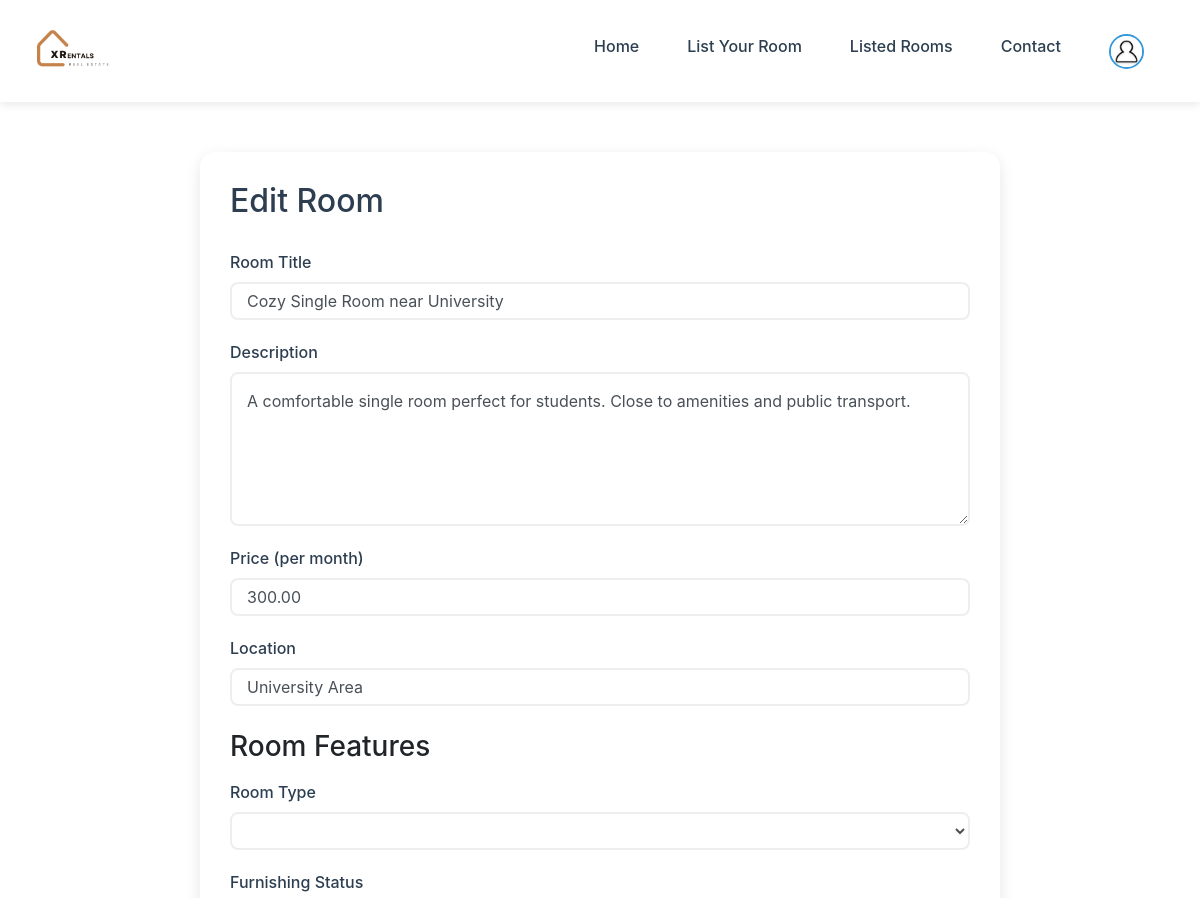
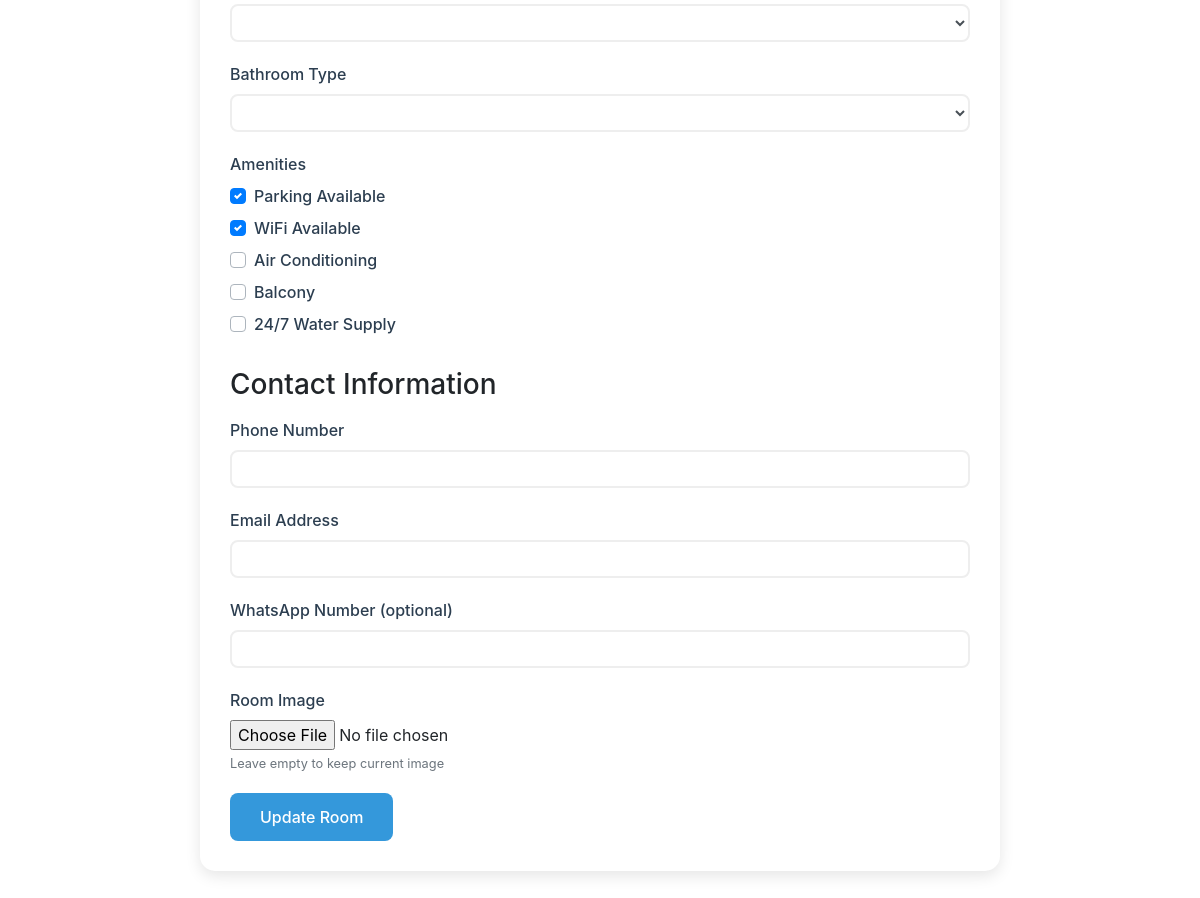
The page /edit_room.php?id=1 (signed in) on the database its author committed (2 pictures, top to bottom).
### tables this page shows
CREATE TABLE rooms (
    id INT PRIMARY KEY AUTO_INCREMENT,
    user_id INT NOT NULL,
    title VARCHAR(255) NOT NULL,
    description TEXT NOT NULL,
    price DECIMAL(10,2) NOT NULL,
    location VARCHAR(255) NOT NULL,
    room_type ENUM('Single Room', 'Double Room', 'Triple Room', '1BHK', '2BHK', '3BHK') NOT NULL,
    furnishing ENUM('Fully Furnished', 'Semi Furnished', 'Unfurnished') NOT NULL,
    bathroom_type ENUM('Attached', 'Common') NOT NULL,
    parking BOOLEAN DEFAULT FALSE,
    wifi BOOLEAN DEFAULT FALSE,
    air_conditioning BOOLEAN DEFAULT FALSE,
    balcony BOOLEAN DEFAULT FALSE,
    water_supply BOOLEAN DEFAULT FALSE,
    image_path VARCHAR(255),
    contact_phone VARCHAR(20),
    contact_email VARCHAR(100),
    contact_whatsapp VARCHAR(20),
    status ENUM('Available', 'Rented', 'Pending', 'Inactive') DEFAULT 'Available',
    created_at TIMESTAMP DEFAULT CURRENT_TIMESTAMP,
    updated_at TIMESTAMP DEFAULT CURRENT_TIMESTAMP ON UPDATE CURRENT_TIMESTAMP,
    FOREIGN KEY (user_id) REFERENCES users(id) ON DELETE CASCADE
);

### edit_room.php (the view, shortened to what this page needs)
<?php
require_once 'config/database.php';
$room_id = $_GET['id'];
$sql = "SELECT * FROM rooms WHERE id = ? AND user_id = ?";
$stmt = mysqli_prepare($conn, $sql);
mysqli_stmt_bind_param($stmt, "ii", $room_id, $_SESSION["id"]);
mysqli_stmt_execute($stmt);
$result = mysqli_stmt_get_result($stmt);
$room = mysqli_fetch_assoc($result);
?>
<!DOCTYPE html>
<html lang="en">
<head>
    <link rel="stylesheet" href="https://stackpath.bootstrapcdn.com/bootstrap/4.5.2/css/bootstrap.min.css">
    <link rel="stylesheet" href="https://cdnjs.cloudflare.com/ajax/libs/font-awesome/5.15.4/css/all.min.css">
</head>
<body>
    <nav class="navbar navbar-expand-lg navbar-light">
        <a class="navbar-brand" href="index.php">
            <img src="logo/logo.png" alt="XRentals Logo">
        </a>
        <div class="collapse navbar-collapse" id="navbarNav">
            <ul class="navbar-nav ml-auto">
                <li class="nav-item">
                    <a class="nav-link" href="index.php">Home</a>
                </li>
                <li class="nav-item">
                    <a class="nav-link" href="list_your_room.php">List Your Room</a>
                </li>
                <li class="nav-item">
                    <a class="nav-link" href="rooms.php">Listed Rooms</a>
                </li>
                <li class="nav-item">
                    <a class="nav-link" href="contactUs.php">Contact</a>
                </li>
                <li class="nav-item">
                    <a class="nav-link" href="profile.php">
                        <img src="<?php echo isset($_SESSION['profile_image']) ? 'uploads/profile_images/' . $_SESSION['profile_image'] : 'uploads/profile_images/default.png'; ?>"
                             alt="Profile"
                             style="width: 35px; height: 35px; border-radius: 50%; object-fit: cover; border: 2px solid var(--accent-color);">
                    </a>
                </li>
            </ul>
        </div>
    </nav>
    <div class="container">
        <div class="edit-container">
            <h1 class="section-title">Edit Room</h1>
            <form action="<?php echo htmlspecialchars($_SERVER["PHP_SELF"] . "?id=" . $room_id); ?>" method="post" enctype="multipart/form-data">
                <div class="form-group">
                    <label for="title">Room Title</label>
                    <input type="text" class="form-control" id="title" name="title" value="<?php echo htmlspecialchars($room['title']); ?>" required>
                </div>
                <div class="form-group">
                    <label for="description">Description</label>
                    <textarea class="form-control" id="description" name="description" rows="5" required><?php echo htmlspecialchars($room['description']); ?></textarea>
                </div>
                <div class="form-group">
                    <label for="price">Price (per month)</label>
                    <input type="number" class="form-control" id="price" name="price" step="0.01" value="<?php echo htmlspecialchars($room['price']); ?>" required>
                </div>
                <div class="form-group">
                    <label for="location">Location</label>
                    <input type="text" class="form-control" id="location" name="location" value="<?php echo htmlspecialchars($room['location']); ?>" required>
                </div>
                <h3 class="mt-4 mb-3">Room Features</h3>
                <div class="form-group">
                    <label for="room_type">Room Type</label>
                    <select class="form-control" id="room_type" name="room_type" required>
                        <option value="Single Room" <?php echo $room['room_type'] == 'Single Room' ? 'selected' : ''; ?>>Single Room</option>
                    </select>
                </div>
                <div class="form-group">
                    <label for="furnishing">Furnishing Status</label>
                    <select class="form-control" id="furnishing" name="furnishing" required>
                        <option value="Semi Furnished" <?php echo $room['furnishing'] == 'Semi Furnished' ? 'selected' : ''; ?>>Semi Furnished</option>
                    </select>
                </div>
                <div class="form-group">
                    <label for="bathroom_type">Bathroom Type</label>
                    <select class="form-control" id="bathroom_type" name="bathroom_type" required>
                        <option value="Attached" <?php echo $room['bathroom_type'] == 'Attached' ? 'selected' : ''; ?>>Attached Bathroom</option>
                    </select>
                </div>
                <div class="form-group">
                    <label>Amenities</label>
                    <div class="custom-control custom-checkbox">
                        <label class="custom-control-label" for="parking">Parking Available</label>
                    </div>
                    <div class="custom-control custom-checkbox">
                        <label class="custom-control-label" for="wifi">WiFi Available</label>
                    </div>
                    <div class="custom-control custom-checkbox">
                        <label class="custom-control-label" for="air_conditioning">Air Conditioning</label>
                    </div>
                    <div class="custom-control custom-checkbox">
                        <label class="custom-control-label" for="balcony">Balcony</label>
                    </div>
                    <div class="custom-control custom-checkbox">
                        <label class="custom-control-label" for="water_supply">24/7 Water Supply</label>
                    </div>
                </div>
                <h3 class="mt-4 mb-3">Contact Information</h3>
                <div class="form-group">
                    <label for="contact_phone">Phone Number</label>
                    <input type="tel" class="form-control" id="contact_phone" name="contact_phone" value="<?php echo htmlspecialchars($room['contact_phone']); ?>">
                </div>
                <div class="form-group">
                    <label for="contact_email">Email Address</label>
                    <input type="email" class="form-control" id="contact_email" name="contact_email" value="<?php echo htmlspecialchars($room['contact_email']); ?>">
                </div>
                <div class="form-group">
                    <label for="contact_whatsapp">WhatsApp Number (optional)</label>
                    <input type="tel" class="form-control" id="contact_whatsapp" name="contact_whatsapp" value="<?php echo htmlspecialchars($room['contact_whatsapp']); ?>">
                </div>
                <div class="form-group">
                    <label for="image">Room Image</label>
                    <input type="file" class="form-control-file" id="image" name="image" accept="image/*">
                    <small class="form-text text-muted">Leave empty to keep current image</small>
                </div>
                <button type="submit" class="btn btn-submit">Update Room</button>
            </form>
        </div>
    </div>
</body>
</html>

### edit_room.php (style rules this page uses)
:root { --primary-color: #2c3e50; --secondary-color: #e74c3c; --accent-color: #3498db; --text-color: #333; --light-gray: #f8f9fa; }
.navbar { background-color: white; box-shadow: 0 2px 10px rgba(0,0,0,0.1); padding: 1rem 2rem; }
.navbar-brand img { height: 60px; width: auto; margin-right: 1rem; }
.nav-link { color: var(--primary-color) !important; font-weight: 500; margin: 0 1rem; transition: color 0.3s; }
.edit-container { max-width: 800px; margin: 50px auto; padding: 30px; background: white; border-radius: 15px; box-shadow: 0 5px 15px rgba(0,0,0,0.1); }
.form-group { margin-bottom: 20px; }
.form-group label { color: var(--primary-color); font-weight: 500; margin-bottom: 8px; }
.form-control { border: 2px solid #eee; border-radius: 8px; padding: 15px; }
.btn-submit { background: var(--accent-color); color: white; padding: 12px 30px; border: none; border-radius: 8px; font-weight: 500; transition: all 0.3s; }
.section-title { color: var(--primary-color); margin-bottom: 30px; font-size: 2rem; }

### rows shown on the page
rooms: title "Cozy Single Room near University", description "A comfortable single room perfect for students. Close to amenities and public transport.", price "300.00", location "University Area", room_type "Single Room", furnishing "Semi Furnished", bathroom_type "Attached Bathroom"
